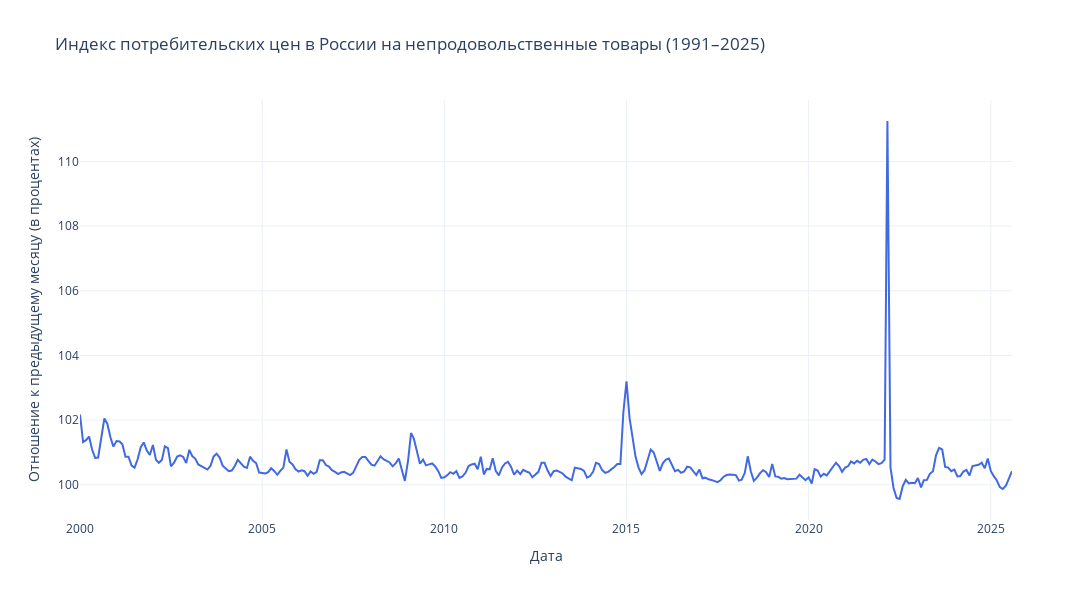

The cell this chart's notebook holds for it:
### Code cell
plot_2d_interactive(
    x=df_melted['date'],
    y=df_melted['cpi'],
    xlabel="Дата",
    ylabel="Отношение к предыдущему месяцу (в процентах)",
    title=f"Индекс потребительских цен в России на непродовольственные товары (1991–2025)"
)

### Figure 1 — Plotly figure (JSON) as saved in the notebook; plotly's stock layout.template omitted (floating-point values rounded to 4 significant figures; data arrays with more than 128 entries replaced by an {"elided": "..."} marker saying what was removed)
{"data": [{"hovertemplate": "Дата: %{x}<br>Значение: %{y:.4f} <extra></extra>", "line": {"color": "royalblue", "width": 2}, "mode": "lines", "x": {"elided": "308 str values"}, "y": {"elided": "308 float values"}, "type": "scatter"}], "layout": {"title": {"text": "Индекс потребительских цен в России на непродовольственные товары (1991–2025)"}, "xaxis": {"title": {"text": "Дата"}}, "yaxis": {"title": {"text": "Отношение к предыдущему месяцу (в процентах)"}}, "hovermode": "x unified", "width": 1100, "height": 600}}
